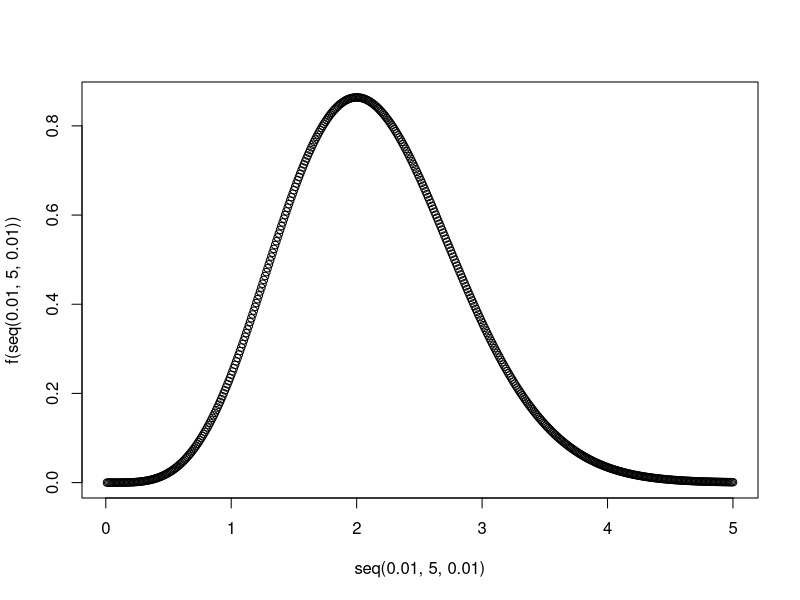
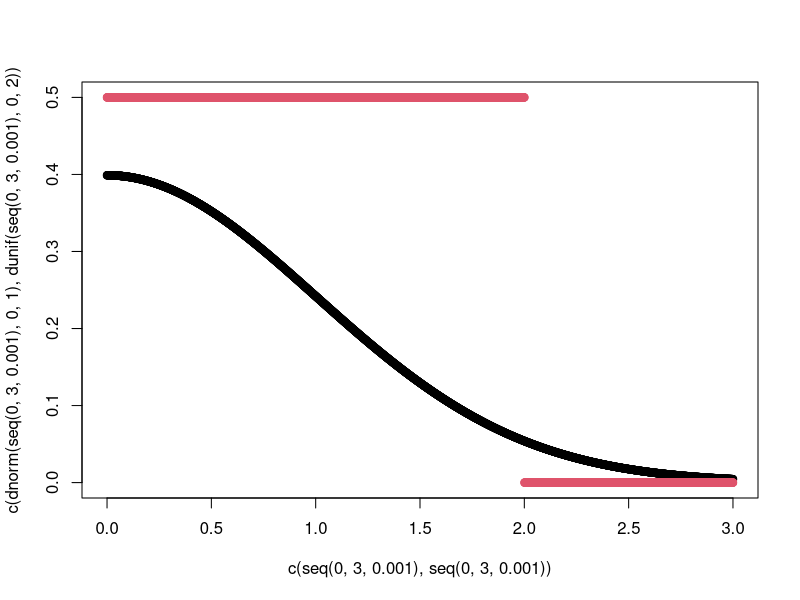
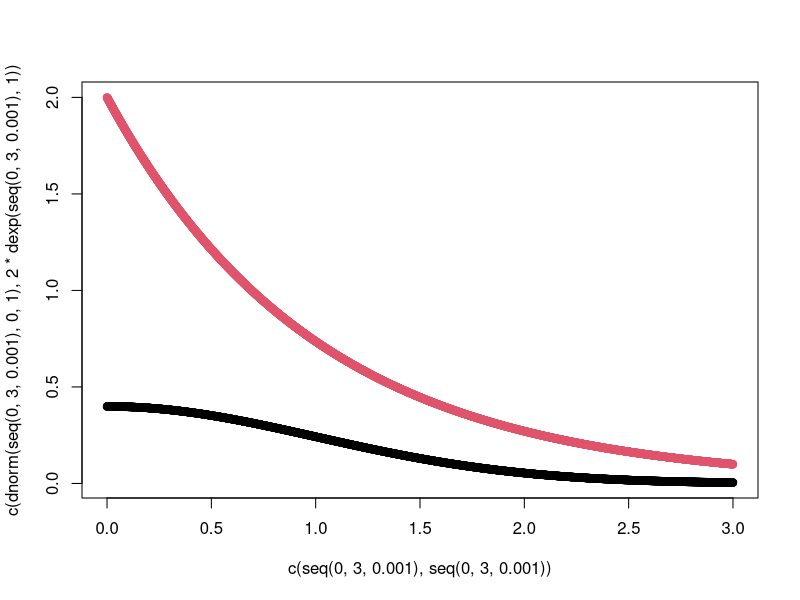
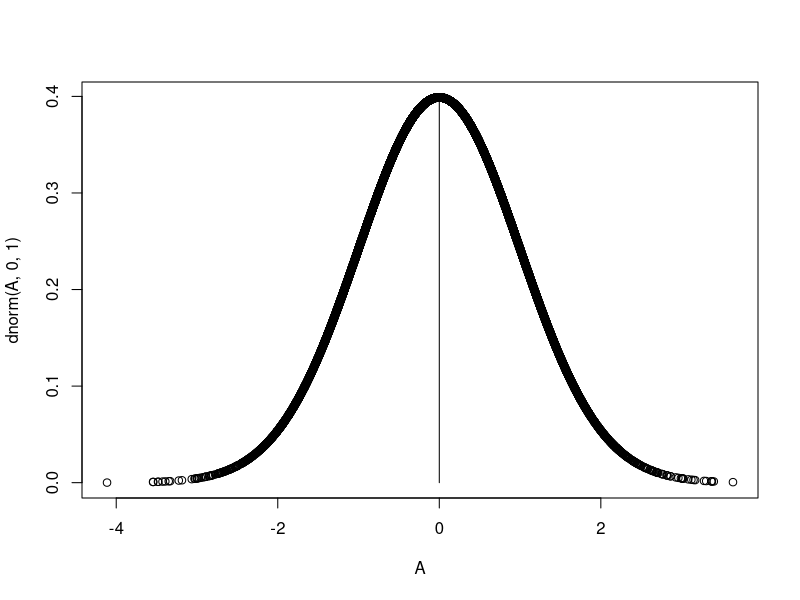
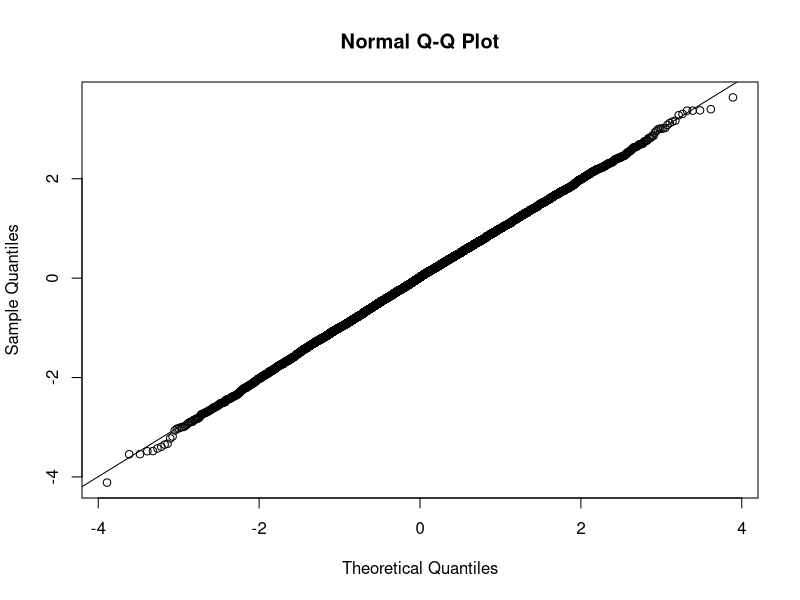

Reproduce these figures in R, in order. (Note: a time limit stopped this script after it produced the figures.)
#est. E(X^4) by monte carlo 
f<-function(x){ 1/sqrt(2*pi)*(x^4)*exp(-x^2/2) }
I<-integrate(f,-Inf,Inf)$value
plot(x=seq(0.01,5,0.01),y=f(seq(0.01,5,0.01)))

#with U(0,1)
n<-1e04;b<-10 #integrate(f,10,Inf)
I_Muni<-2*sum(f(runif(n,0,b)))*b/n
confi.of.I_Muni<-function(N,alpha){
  x<-rep(0,N)
  for(i in 1:N){  x[i]<-x[i]+2*sum(f(runif(n,0,b)))*b/n }
  I.bar<-sum(x)/N
  I.sd<-sd(x)
  cat("The 95% confidence interval for estimating I is [",
      I.bar-I.sd/sqrt(N)*qnorm(1-alpha),"",
      I.bar+I.sd/sqrt(N)*qnorm(1-alpha),"]","\n",
      I.bar)
}
confi.of.I_Muni(100,0.05)

#with exp(1)
n<-1e04;lambda<-1
Exp<-function(n,lambda){
  X<--log(runif(n,0,1))/lambda
  return(X)
}
fex<-function(x){f(x)/exp(-x) }
I_Mexp<-2*sum(fex(Exp(n,1)))/n
confi.of.I_Mexp<-function(N,alpha){
  x<-rep(0,N)
  for(i in 1:N){  x[i]<-x[i]+2*sum(fex(rexp(n,1)))/n }
  I.bar<-sum(x)/N
  I.sd<-sd(x)
  cat("The 95% confidence interval for estimating I is [",
      I.bar-I.sd/sqrt(N)*qnorm(1-alpha),"",
      I.bar+I.sd/sqrt(N)*qnorm(1-alpha),"]","\n",I.bar)
}
confi.of.I_Mexp(100,0.05)


#acceptance rejection of N(0,1) with g(x)~exp(1)
plot(x=c(seq(0,3,0.001),seq(0,3,0.001)),y=c(dnorm(seq(0,3,0.001),0,1),dunif(seq(0,3,0.001),0,2)),
     col =c(rep(1,3001),rep(2,3001)) )
windows();plot(x=c(seq(0,3,0.001),seq(0,3,0.001)),y=c(dnorm(seq(0,3,0.001),0,1),2*dexp(seq(0,3,0.001),1)),
     col =c(rep(1,3001),rep(2,3001)) )
n<-1e04
envo<-function(x,c){  (sqrt(2/pi)*exp(-x^2/2)) / (c*exp(-x)) }
acc.rej.exp<-function(n,c){
  u1<-runif(n,0,1)
  Y<--log(u1)
  u2<-runif(n,0,1)
  X<-rep(0,n)
  N<-length(which(u2 <= envo(Y,c) ))
  for(i in 1:N){   X[i]<-Y[which(u2 <=envo(Y,c))][i]    }    #exp(-(Y-1)^2/2)
  while(N<n){
    uu1<-runif(n-N,0,1)
    Y<--log(uu1)
    uu2<-runif(n-N,0,1)
    if(length(which(uu2<=envo(Y,c)))>0){
      for(i in 1:length(which(uu2<=envo(Y,c)))){ X[N+i]<-Y[which(uu2<=envo(Y,c))][i] }}
    N<-N+length(which(uu2 <= envo(Y,c)))
  }
  u3<-runif(n,0,1)
  X[which(u3<=0.5)]<--X[which(u3<=0.5)]
  return(X)
}
A<-acc.rej.exp(10000,2)
plot(A,dnorm(A,0,1)) ; lines(x=c(0,0),y=c(0,0.4))
windows();qqnorm(A);qqline(A)
#with N(0,1)
fnor<-function(x){  f(x) / (1/sqrt(2*pi)*exp(-x^2/2)) }
I_Mnorm<-sum(fnor(acc.rej.exp(n,2)))/n
confi.of.I_Mnorm<-function(N,alpha){
  x<-rep(0,N)
  for(i in 1:N){  x[i]<-x[i]+sum(fnor(acc.rej.exp(n,2)))/n }
  I.bar<-sum(x)/N
  I.sd<-sd(x)
  cat("The 95% confidence interval for estimating I is [",
      I.bar-I.sd/sqrt(N)*qnorm(1-alpha),"",
      I.bar+I.sd/sqrt(N)*qnorm(1-alpha),"]","\n",I.bar)
}
confi.of.I_Mnorm(100,0.05)
